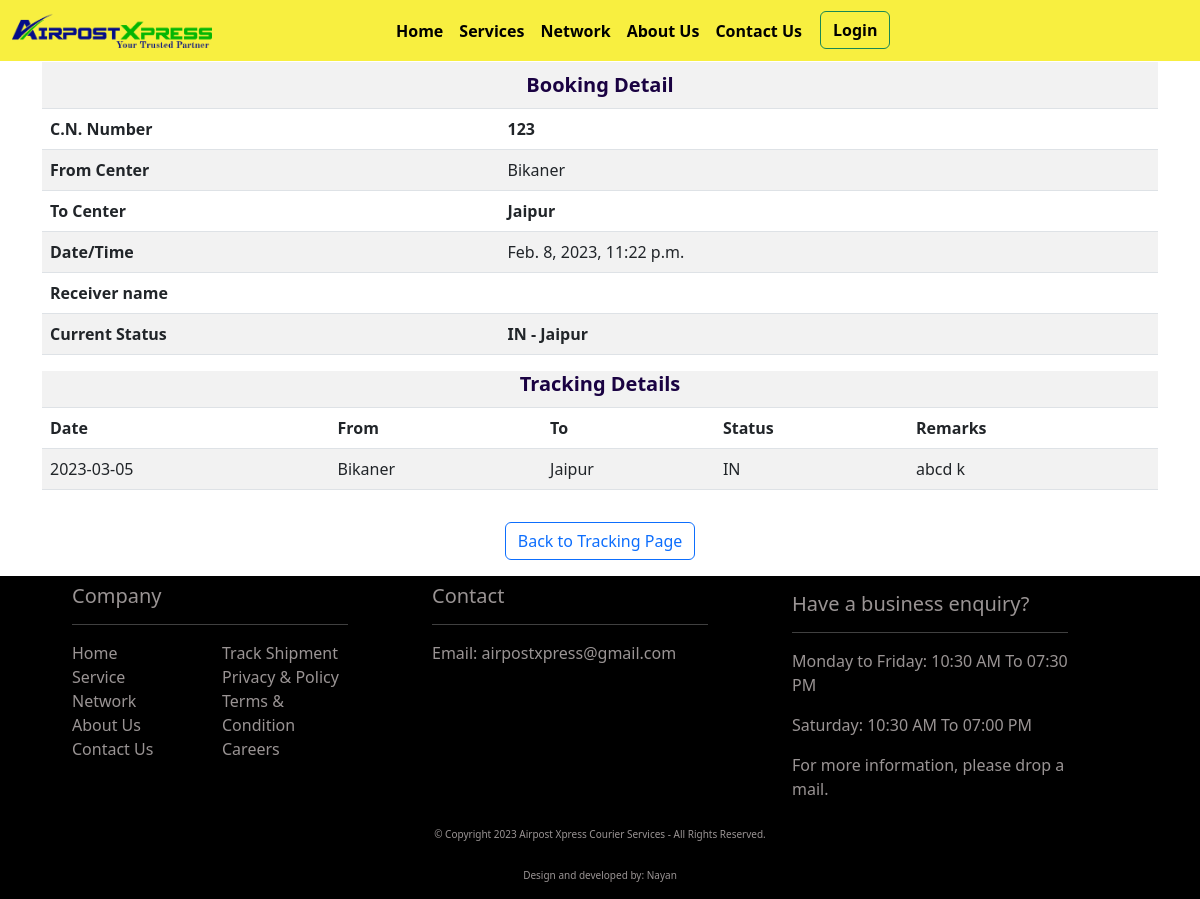
The page /tracking/123 on the database as committed earlier.
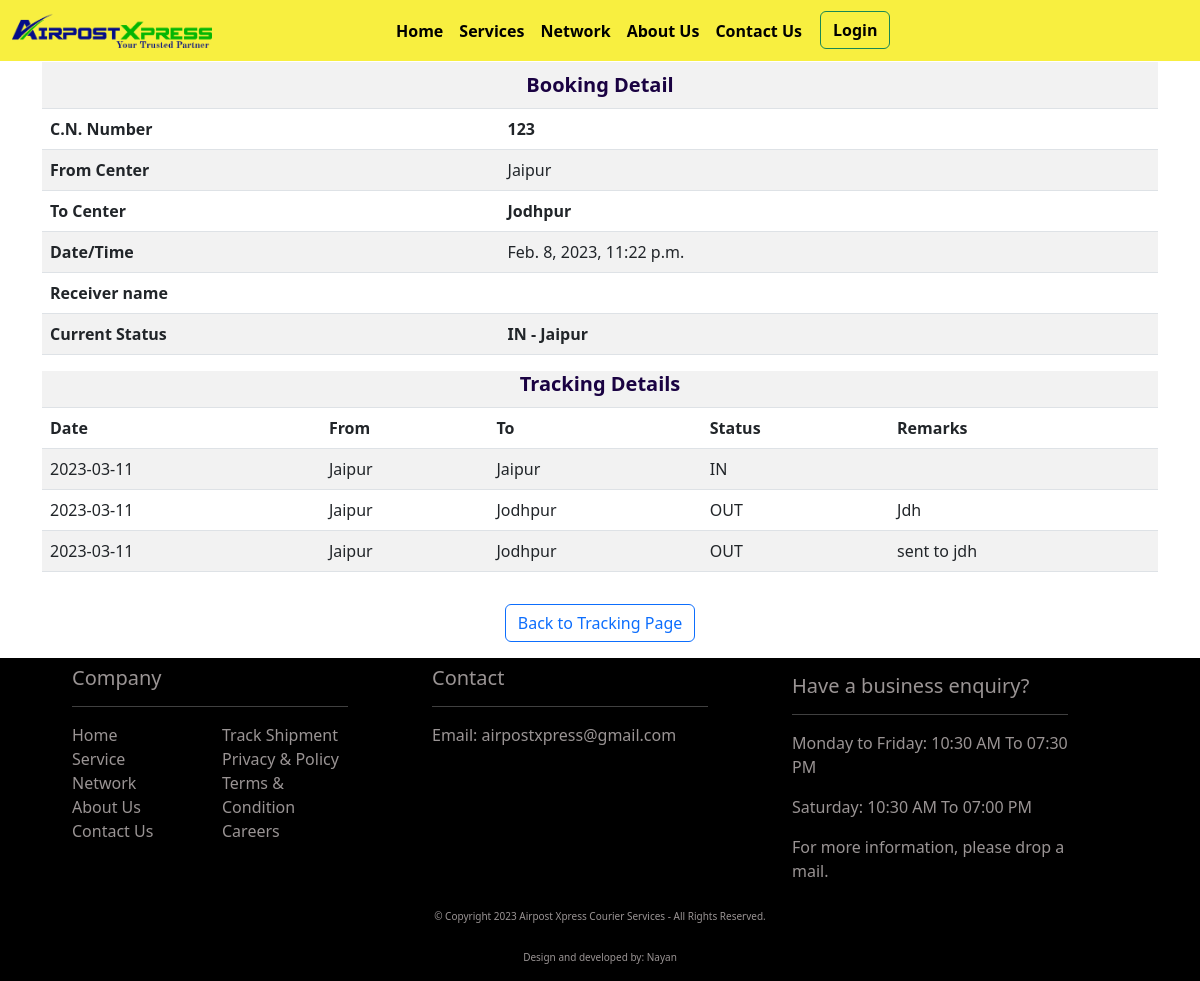
The same page on the database as committed later.
### api/models.py (models this page shows, shortened)
class Booking(models.Model):
    doc_date = models.DateTimeField(default=datetime.now)
    party_name = models.ForeignKey(PartyAccounts, on_delete=models.CASCADE, null=True, blank=False)
    c_note_number = models.BigIntegerField(unique=True)
    from_destination = models.ForeignKey(Destination, on_delete=models.CASCADE, related_name="from_destination", default=1)
    to_destination = models.ForeignKey(Destination, on_delete=models.CASCADE, related_name="to_destination", default=1)
    sender_name = models.CharField(max_length=256, null=True, blank=True)
    sender_mobile = models.CharField(max_length=15, blank=True, null=True)
    receiver_name = models.CharField(max_length=256, null=True, blank=True)
    receiver_mobile_number = models.CharField(max_length=256, null=True, blank=False)
    ref_courier_name = models.ForeignKey(RefCourier, on_delete=models.CASCADE)
    ref_courier_number = models.CharField(max_length=50, blank=True)
    user = models.ForeignKey(User, on_delete=models.CASCADE, null=True, blank=False)
    created_at = models.DateTimeField(auto_now_add=True, null=True)
    updated_at = models.DateTimeField(auto_now=True, null=True)
    class Meta:
        verbose_name_plural = "Booking"

class Destination(models.Model):
    name = models.CharField(max_length=256)
    class Meta:
        verbose_name_plural = "Destination"
    def __str__(self):
        return self.name

class Trackinghistory(models.Model):
    c_note_number = models.ForeignKey(Booking, on_delete=models.CASCADE)
    in_out_datetime = models.DateTimeField(default=datetime.now)
    last_updated_datetime = models.DateTimeField(auto_now=True)
    d_from = models.ForeignKey(Destination, on_delete=models.CASCADE, related_name="destination_in")
    d_to = models.ForeignKey(Destination, on_delete=models.CASCADE, related_name="destination_out")
    status = models.ForeignKey(ParcelStatus, on_delete=models.CASCADE, related_name="status")
    remarks = models.TextField(blank=True, null=True)
    user = models.ForeignKey(User, on_delete=models.CASCADE, null=True, blank=False)
    class Meta:
        verbose_name_plural = "Tracking history"

class ParcelStatus(models.Model):
    name = models.CharField(max_length=256)
    class Meta:
        verbose_name_plural = "Parcel status"
    def __str__(self):
        return self.name

### api/views.py (the view, shortened to what this page needs)
# urls.py: path(r"tracking/", home, name="only_tracking"),
def tracking(request, tracking_number):
    try:
        tracking_number = int(tracking_number)
        if tracking_number:
            data = Booking.objects.filter(c_note_number=tracking_number)
            if data:
                booking_details = data[0]
                tracking_history = Trackinghistory.objects.filter(c_note_number=booking_details).order_by('-in_out_datetime')
                last_status = "Shipment information sent to Airpost Xpress"
                if tracking_history:
                    last_status = str(tracking_history[0].status) + " - " + str(tracking_history[0].d_to)
                return render(request, "tracking.html", {"booking_details": booking_details, "tracking_history": tracking_history,
                "last_status": last_status, "today_date": today_date})
        return redirect("home")
    except Exception as e:
        print(e)
        return redirect("home")

### api/templates/tracking.html (shortened to what this page needs)
{% extends "base.html" %} {% load static %} {% block title %}Tracking{% endblock title %} {% block content %}
<div class="container">
    <div class="row mt-4">
        <div class="col-12">
            <div class="table-responsive">
                <table class="table table-striped">
                    <tbody>
                        <tr>
                            <th scope="row" colspan="2" class="tracking_head">Booking Detail</th>
                        </tr>
                        <tr>
                            <th scope="row">C.N. Number</th>
                            <td><b>{{ booking_details.c_note_number }}</b></td>
                        </tr>
                        <tr>
                            <th scope="row">From Center</th>
                            <td>{{ booking_details.from_destination }}</td>
                        </tr>
                        <tr>
                            <th scope="row">To Center</th>
                            <td><b>{{ booking_details.to_destination }}</b></td>
                        </tr>
                        <tr>
                            <th scope="row">Date/Time</th>
                            <td>{{ booking_details.doc_date }}</td>
                        </tr>
                        <tr>
                            <th scope="row">Receiver name</th>
                            <td>{{ booking_details.receiver_name }}</td>
                        </tr>
                        <tr>
                            <th scope="row">Current Status</th>
                            <td><b>{{ last_status }}</b></td>
                        </tr>
                    </tbody>
                </table>
            </div>
        </div>
    </div>
</div>
<div class="container">
    <div class="row">
        {% if booking_details.ref_courier_name.type == 'Internal' %}
        <div class="col-12">
            <div class="scrollme">
                <table class="table table-striped table-responsive">
                    <tbody>
                        <tr>
                            <th class="tracking_head" colspan="5">Tracking Details</th>
                        </tr>
                        <tr>
                            <th>Date</th>
                            <th>From</th>
                            <th>To</th>
                            <th>Status</th>
                            <th>Remarks</th>
                        </tr>
                        {% for track_his in tracking_history %}
                        <tr>
                            <td>{{ track_his.in_out_datetime|date:"Y-m-d" }}</td>
                            <td>{{ track_his.d_from }}</td>
                            <td>{{ track_his.d_to }}</td>
                            <td>{{ track_his.status }}</td>
                            {% if track_his.remarks %}
                            <td>{{ track_his.remarks }}</td>
                            {% else %}
                            <td></td>
                            {% endif %}
                        </tr>
                        {% endfor %}
                    </tbody>
                </table>
            </div>
        </div>
        {% endif %}
        <div class="container">
            <div class="row justify-content-center">
                <div class="col-12 text-center mb-3 mt-3">
                    <a href="{% url 'home' %}"><button type="button" class="btn btn-outline-primary">Back to Tracking Page</button></a>
                </div>
            </div>
        </div>
    </div>
</div>
{% include 'tracking_ajax.html' %} {% endblock content %}

Rows that differ between the two databases and show on the page:
removed Trackinghistory: in_out_datetime "2023-03-05", d_from "Bikaner", d_to "Jaipur", status "IN", remarks "abcd k"
changed Booking "Jaipur": from_destination "Bikaner" → "Jaipur"; to_destination "Jaipur" → "Jodhpur"
added Trackinghistory: in_out_datetime "2023-03-11", d_from "Jaipur", d_to "Jaipur", status "IN"
added Trackinghistory: in_out_datetime "2023-03-11", d_from "Jaipur", d_to "Jodhpur", status "OUT", remarks "Jdh"
added Trackinghistory: in_out_datetime "2023-03-11", d_from "Jaipur", d_to "Jodhpur", status "OUT", remarks "sent to jdh"
